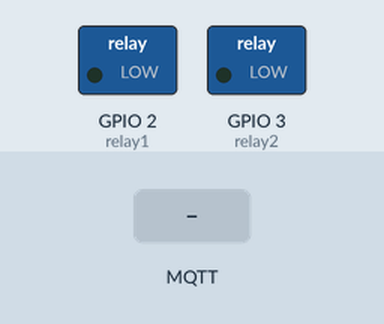
Recording of a sketch running on a simulated ESP32. Shown: switched loads named in the sketch (green lamp = pin HIGH). The test bench sets the inputs (shaded band). WiFi joins after 1.5 s; servers stay silent unless stated; no MQTT or app messages arrive unless stated; what the sketch prints to the serial monitor is not drawn.

Above: at 2.7 s.
2.8 s: MQTT message "relay1_on" arrives on the first subscribed topic
At 3.6 s:
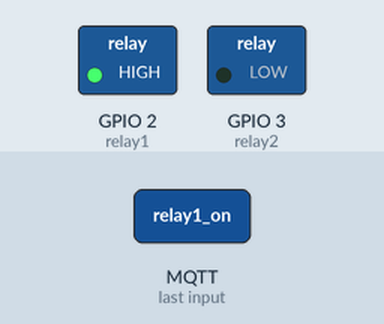
4.3 s: MQTT message "relay2_on" arrives on the first subscribed topic
At 4.8 s:
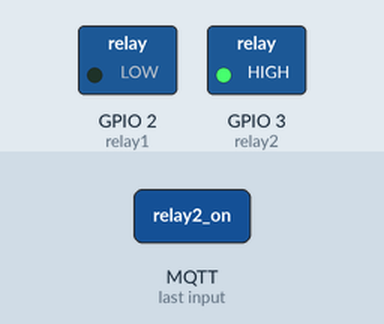
Timing chart, 0 to 7.3 s (numbered marks = the images above; inputs shaded):
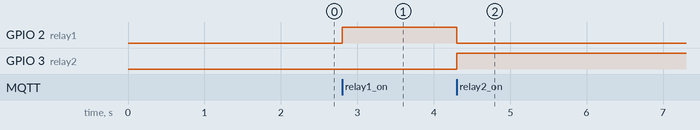

The sketch:

mqtt_esp32.ino
```cpp
#include <WiFi.h>
#include <PubSubClient.h>

#define WIFI_STA_NAME "Kruhong"
#define WIFI_STA_PASS "panuwat1234567"

#define MQTT_SERVER   "soldier.cloudmqtt.com"
#define MQTT_PORT     10174
#define MQTT_USERNAME "brdhfcif"
#define MQTT_PASSWORD "gviTCGqRHgB9"
#define MQTT_NAME     "ESP32_1"

#define relay1 2
#define relay2 3

WiFiClient client;
PubSubClient mqtt(client);

void callback(char* topic, byte* payload, unsigned int length) {
  payload[length] = '\0';
  String topic_str = topic, msg = (char*)payload;
  Serial.println("[" + topic_str + "]: " + msg);

   if (msg == "GET") {
    mqtt.publish("/ESP/LED", (digitalRead(relay1) ? "relay1_on" : "relay1_off"));
    mqtt.publish("/ESP/LED", (digitalRead(relay2) ? "relay2_on" : "relay2_off"));
    return;
  }

  digitalWrite(relay1, (msg == "relay1_on" ? HIGH : LOW));
  digitalWrite(relay2, (msg == "relay2_on" ? HIGH : LOW));
  Serial.println(msg);
}

void setup() {
  Serial.begin(115200);
//  pinMode(LED_BUILTIN, OUTPUT);
//  pinMode(LED_PIN, OUTPUT);
  pinMode(relay1, OUTPUT);
  pinMode(relay2, OUTPUT);
  Serial.println();
  Serial.println();
  Serial.print("Connecting to ");
  Serial.println(WIFI_STA_NAME);

  WiFi.mode(WIFI_STA);
  WiFi.begin(WIFI_STA_NAME, WIFI_STA_PASS);

  while (WiFi.status() != WL_CONNECTED) {
    delay(500);
    Serial.print(".");
  }

  Serial.println("");
  Serial.println("WiFi connected");
  Serial.println("IP address: ");
  Serial.println(WiFi.localIP());

  mqtt.setServer(MQTT_SERVER, MQTT_PORT);
  mqtt.setCallback(callback);
}

void loop() {
  if (mqtt.connected() == false) {
    Serial.print("MQTT connection... ");
    if (mqtt.connect(MQTT_NAME, MQTT_USERNAME, MQTT_PASSWORD)) {
      Serial.println("connected");
      mqtt.subscribe("/ESP/LED");
    } else {
      Serial.println("failed");
      delay(5000);
    }
  } else {
    mqtt.loop();
  }
}
```

Measured:
- after the input at 2.8 s, GPIO 2 (relay1): LOW → HIGH at once
- after the input at 4.3 s, GPIO 2 (relay1): HIGH → LOW at once; GPIO 3 (relay2): LOW → HIGH at once
